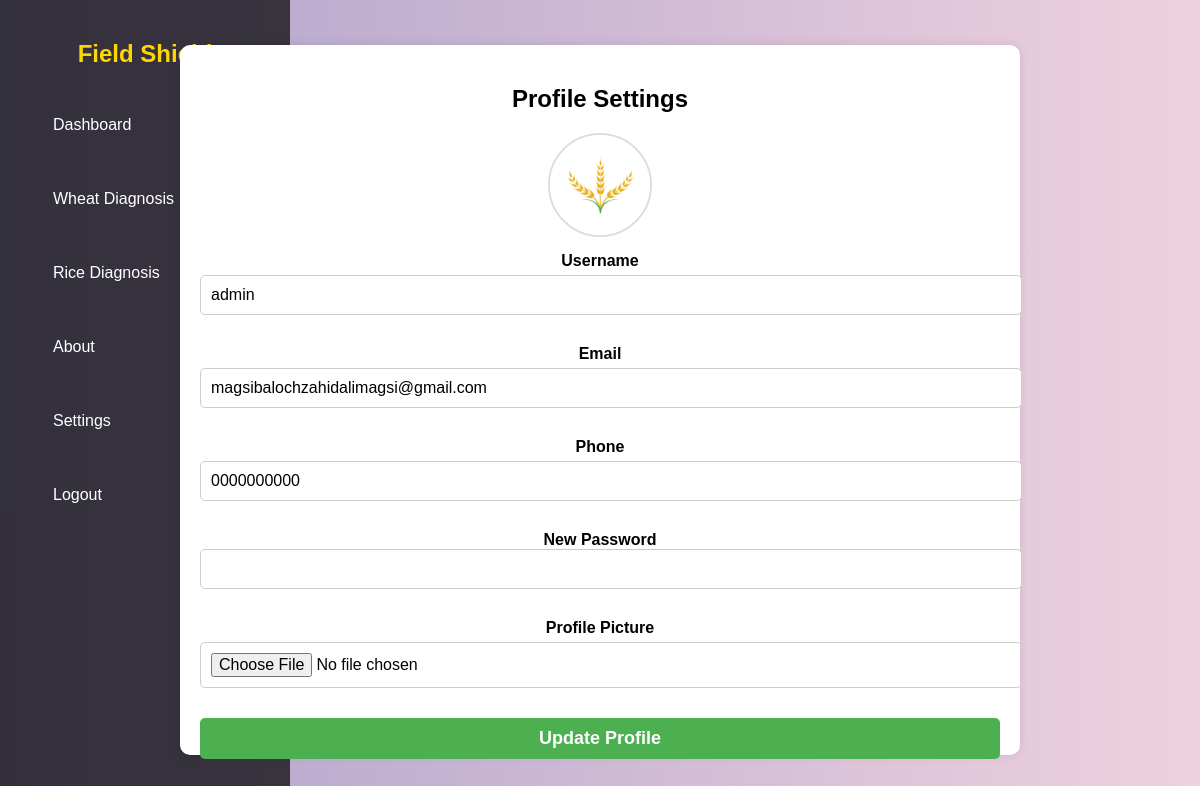
The app's page /settings (signed in) with its own data.
### models.py (models this page shows, shortened)
class User(db.Model, UserMixin):
    __tablename__ = 'users'
    id = db.Column(db.Integer, primary_key=True)
    username = db.Column(db.String(50), unique=True, nullable=False)
    email = db.Column(db.String(120), unique=True, nullable=False)
    phone = db.Column(db.String(20), unique=True, nullable=False)
    password = db.Column(db.String(200), nullable=False)
    is_verified = db.Column(db.Boolean, default=False)
    is_admin = db.Column(db.Boolean, default=False)
    created_at = db.Column(db.DateTime, default=datetime.utcnow)
    profile_pic = db.Column(db.String(200), default='logo.jpg')
    comments = db.relationship('Comment', back_populates='user', lazy=True)
    activities = db.relationship('Activity', back_populates='user', lazy=True)

### app.py (the view, shortened to what this page needs)
@app.route('/settings', methods=['GET', 'POST'])
@login_required
def settings():
    form = SettingsForm(obj=current_user)
    form.csrf_token.data = request.form.get('csrf_token', '')
    return render_template('settings.html', form=form)

### forms.py
class SettingsForm(FlaskForm):
    username = StringField('Username', validators=[DataRequired()])
    email = StringField('Email', validators=[DataRequired(), Email()])
    phone = StringField('Phone', validators=[DataRequired(), Length(min=11, max=12)])
    password = PasswordField('New Password', validators=[
        Optional(),  # Make password optional
        Length(min=6)
    ])
    confirm_password = PasswordField('Confirm Password', validators=[
        Optional(),  # Make confirm_password optional
        EqualTo('password', message='Passwords must match')
    ])
    profile_picture = FileField('Profile Picture', validators=[
        FileAllowed(['jpg', 'png', 'jpeg'])
    ])
    submit = SubmitField('Update Profile')

### app.py (called while the page is built)
@login_manager.user_loader
def load_user(user_id):
    return User.query.get(int(user_id))

@app.context_processor
def utility_processor():
    return dict(get_treatment=get_treatment)

### templates/settings.html (shortened to what this page needs)
<!DOCTYPE html>
<html lang="en">
<head>
    <link rel="stylesheet" href="{{ url_for('static', filename='styles.css') }}">
</head>
<body>
<div class="sidebar">
    <h2>Field Shield</h2>
    <ul>
        <li><a href="{{ url_for('dashboard') }}">Dashboard</a></li>
        <li><a href="{{ url_for('wheat_diagnosis') }}">Wheat Diagnosis</a></li>
        <li><a href="{{ url_for('rice_diagnosis') }}">Rice Diagnosis</a></li>
        <li><a href="{{ url_for('about') }}">About</a></li>
        <li><a href="{{ url_for('settings') }}">Settings</a></li>
        <li><a href="{{ url_for('logout') }}">Logout</a></li>
    </ul>
</div>
<div class="container">
    <h2 style="text-align: center;">Profile Settings</h2>
    <form id="settings-form" method="POST" action="{{ url_for('settings') }}" enctype="multipart/form-data">
            <div class="profile-pic">
                <img id="profileImage"
                     src="{{ url_for('static', filename='uploads/' + (current_user.profile_pic or 'logo.jpg')) }}"
                     alt="Profile Picture">
            </div>
            <div class="form-group">
                {{ form.username.label }}
                {{ form.username(class="form-control") }}
            </div>
            <div class="form-group">
                {{ form.email.label }}
                {{ form.email(class="form-control") }}
            </div>
            <div class="form-group">
                {{ form.phone.label }}
                {{ form.phone(class="form-control") }}
            </div>
            <div class="form-group">
                {{ form.password.label }}
                {{ form.password(class="form-control") }}
            </div>
            <div class="form-group">
                {{ form.profile_picture.label }}
                {{ form.profile_picture(class="form-control") }}
            </div>
            <button type="submit" class="btn btn-primary">Update Profile</button>
        </form>
    </div>
</body>
</html>

### static/styles.css (style rules this page uses)
body { font-family: 'Arial', sans-serif; background: linear-gradient(to right, rgba(101, 78, 163, 0.5), rgba(234, 175, 200, 0.5)), url("/static/images/bg.jpg") no-repeat center center fixed; background-size: cover; height: 100vh; margin: 0; color: white; display: flex; }
.sidebar { width: 250px; height: 100vh; background: rgba(0, 0, 0, 0.7); padding: 20px; position: fixed; left: 0; top: 0; }
.sidebar h2 { text-align: center; color: #FFD700; }
.sidebar ul { list-style: none; padding: 0; }
.sidebar ul li { padding: 10px; }
.sidebar ul li a { color: white; text-decoration: none; display: block; padding: 8px; border-radius: 5px; }
.btn { display: inline-block; background: #FFD700; color: black; padding: 12px 20px; text-decoration: none; border-radius: 5px; font-weight: bold; transition: 0.3s; }
.container { width: 100%; max-width: 400px; background: rgba(255, 255, 255, 0.9); padding: 30px; border-radius: 12px; box-shadow: 0px 5px 15px rgba(0, 0, 0, 0.2); text-align: center; color: black; position: relative; z-index: 1; }
.container input { width: 100%; padding: 10px; margin-bottom: 15px; border: 1px solid #ccc; border-radius: 5px; font-size: 16px; }
.container button { width: 100%; padding: 10px; background-color: #4CAF50; color: white; border: none; border-radius: 5px; font-size: 18px; cursor: pointer; }
.sidebar a { display: block; padding: 12px 25px; color: white; text-decoration: none; border-radius: 8px; margin: 10px 15px; font-size: 16px; transition: background-color 0.3s, color 0.3s; }

### templates/settings.html (style rules this page uses)
body { font-family: Arial, sans-serif; background-color: #f4f4f4; }
.container { max-width: 800px; margin: 45px auto; margin-right: 180px; background: white; padding: 20px; border-radius: 10px; box-shadow: 0px 0px 10px rgba(0, 0, 0, 0.1); }
.form-group { margin-bottom: 15px; }
label { font-weight: bold; }
input[type="text"], input[type="email"], input[type="file"] { width: 100%; padding: 10px; margin-top: 5px; border: 1px solid #ccc; border-radius: 5px; }
button { background-color: #28a745; color: white; border: none; padding: 10px; width: 100%; border-radius: 5px; cursor: pointer; font-size: 16px; }
.profile-pic { display: flex; justify-content: center; margin-bottom: 15px; }
.profile-pic img { width: 100px; height: 100px; border-radius: 50%; object-fit: cover; border: 2px solid #ddd; }

### records on screen
User: profile_pic (picture), username "admin", email "magsibalochzahidalimagsi@gmail.com", phone "0000000000"
